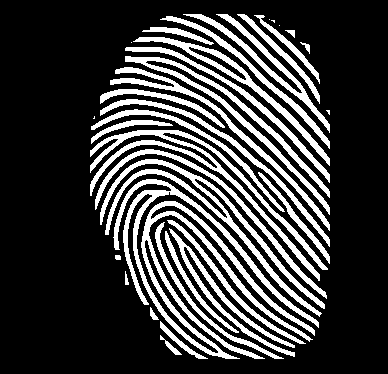
#> input picture code/Fingernet-Full-main/Fingernet-Full-main/Enhancement/101_1.bmp, 388 x 374 px, given as the content of the folder Automated-Latent-Fingerprint-Identification/Enhancement/temp, which was not available
$ python entire_liucheng.py   (older library calls are emulated)
#> lines starting #> are read from the running program, lines starting #| are printed output that depends on the picture; after the words box and inside, x2 and y2 are one past the last pixel; in counts of white or black regions, pixels touching at a corner belong together
### code/Fingernet-Full-main/Fingernet-Full-main/Enhancement/f_enhance_3420_NIST.py
"""
Python 近似实现 f_enhance_3420_NIST.m 的增强管线。

返回:
    binim (H,W) bool
    mask  (H,W) bool
    cimg1, cimg2 - coherence / 可选增强输出 (H,W) float
    oimg1, oimg2 - orientation fields (H,W) radians
"""
import numpy as np
import cv2
from scipy.ndimage import gaussian_filter
from skimage.filters import sobel_h, sobel_v
from skimage.util import view_as_blocks
from compute_coherence import compute_coherence
from dist2 import dist2

def fft_enhance_cubs(img, blocks):
    img = np.asarray(img, dtype=np.uint8)
    if blocks == -1:
        # global unsharp / high-pass enhancement
        img_f = cv2.GaussianBlur(img, (0,0), 3)
        enhanced = cv2.addWeighted(img, 1.5, img_f, -0.5, 0)
        return enhanced.astype(np.uint8), None
    # approximate per-block CLAHE where tileGridSize ~= blocks
    b = max(1, int(blocks))
    clahe = cv2.createCLAHE(clipLimit=2.0, tileGridSize=(b, b))
    enhanced = clahe.apply(img)
    return enhanced.astype(np.uint8), None

def ridgesegment(img, blksze=16, thresh=0.05):
    im = img.astype(np.float32)
    h, w = im.shape
    # normalize: zero mean, unit std per block
    normim = np.zeros_like(im)
    mask = np.zeros((h, w), dtype=bool)
    bs = blksze
    for y in range(0, h, bs):
        for x in range(0, w, bs):
            y1, y2 = y, min(h, y+bs)
            x1, x2 = x, min(w, x+bs)
            block = im[y1:y2, x1:x2]
            if block.size == 0: continue
            m = block.mean()
            s = block.std()
            if s < 1e-6:
                normim[y1:y2, x1:x2] = 0
            else:
                normim[y1:y2, x1:x2] = (block - m) / s
            mask[y1:y2, x1:x2] = (s > thresh*255.0)
    return normim, mask

def ridgeorient(normim, gradientsigma=1, blocksigma=3, orientsmoothsigma=3):
    # gradient-based orientation estimation
    gx = sobel_h(normim)
    gy = sobel_v(normim)
    Gxx = gaussian_filter(gx*gx, gradientsigma)
    Gyy = gaussian_filter(gy*gy, gradientsigma)
    Gxy = gaussian_filter(gx*gy, gradientsigma)
    # orientation: 0..pi (unsigned)
    denom = (Gxx - Gyy)
    orient = 0.5 * np.arctan2(2*Gxy, denom + 1e-12)  # range -pi/2..pi/2
    orient = np.mod(orient + np.pi, np.pi)  # map to [0,pi)
    # smooth orientation via vector smoothing (double-angle)
    cos2 = np.cos(2*orient)
    sin2 = np.sin(2*orient)
    cos2s = gaussian_filter(cos2, orientsmoothsigma)
    sin2s = gaussian_filter(sin2, orientsmoothsigma)
    orient_sm = 0.5 * np.arctan2(sin2s, cos2s)
    orient_sm = np.mod(orient_sm + np.pi, np.pi)
    # produce a simple reliability measure from coherence of gradients
    coherence = (np.sqrt((Gxx - Gyy)**2 + (2*Gxy)**2) / (Gxx + Gyy + 1e-12))
    return orient_sm, coherence

def ridgefreq(normim, mask, orient, block_size=32, minWaveLength=3, maxWaveLength=15):
    h, w = normim.shape
    freq = np.zeros((h,w), dtype=float)
    freqs = []
    bs = block_size
    for y in range(0, h-bs+1, bs):
        for x in range(0, w-bs+1, bs):
            blk = normim[y:y+bs, x:x+bs]
            msk = mask[y:y+bs, x:x+bs]
            if np.sum(msk) < (bs*bs*0.1): continue
            ang = np.median(orient[y:y+bs, x:x+bs])
            # rotate block to make ridges roughly vertical
            M = cv2.getRotationMatrix2D((bs/2, bs/2), -np.degrees(ang), 1.0)
            rot = cv2.warpAffine(blk, M, (bs,bs), flags=cv2.INTER_LINEAR, borderMode=cv2.BORDER_REPLICATE)
            proj = np.mean(rot, axis=1)  # projection along columns
            # find peaks in proj
            proj = (proj - proj.mean())
            # FFT to find dominant frequency
            N = proj.size
            if N < 4:
                continue
            f = np.abs(np.fft.rfft(proj))
            peak = np.argmax(f[1:]) + 1
            wavelength = N / (peak + 1e-12)
            if minWaveLength <= wavelength <= maxWaveLength:
                freq_val = 1.0 / wavelength
                freq[y:y+bs, x:x+bs] = freq_val
                freqs.append(freq_val)
    if len(freqs) == 0:
        medfreq = 0.1
    else:
        medfreq = float(np.median(freqs))
    return freq, medfreq

def ridgefilter(normim, orient, freq, kx=0.5, ky=0.5, gain=1.0):
    # blockwise Gabor filtering using median frequency (freq may be array or scalar)
    h, w = normim.shape
    filtered = np.zeros_like(normim)
    bs = 16
    medfreq = np.median(freq[freq>0]) if np.any(freq>0) else 0.1
    for y in range(0, h, bs):
        for x in range(0, w, bs):
            y1, y2 = y, min(h, y+bs)
            x1, x2 = x, min(w, x+bs)
            ang = np.median(orient[y1:y2, x1:x2])
            f = medfreq
            if f <= 0:
                f = 0.1
            # build Gabor kernel
            wavelength = 1.0 / f
            sigma_x = kx * wavelength
            sigma_y = ky * wavelength
            theta = ang
            # use OpenCV gabor kernel size
            ksize = int(max(3, np.round(max(3, 6*max(sigma_x, sigma_y)))))
            if ksize % 2 == 0: ksize += 1
            kern = cv2.getGaborKernel((ksize,ksize), sigma_x, theta, wavelength, 0.5, 0, ktype=cv2.CV_32F)
            patch = normim[y1:y2, x1:x2]
            if patch.size == 0: continue
            conv = cv2.filter2D(patch.astype(np.float32), -1, kern)
            filtered[y1:y2, x1:x2] = conv
    return filtered

# [64 lines left out: functions kNearestNeighbors, f_enhance_3420_NIST, not called in this run]

# 使用示例:
# import cv2
# img = cv2.imread('finger.png', cv2.IMREAD_GRAYSCALE)
# binim, mask, c1, c2, o1, o2, nbrIdx, nbrDist = f_enhance_3420_NIST(img)

### code/Fingernet-Full-main/Fingernet-Full-main/Enhancement/entire_liucheng.py
"""
读取文件夹中的指纹图像，进行增强、分割、方向计算、频率估计和滤波处理，并保存处理后的结果图像。
"""
import os
import glob
import cv2
import numpy as np
from matplotlib import pyplot as plt
from f_enhance_3420_NIST import ridgesegment, ridgeorient, ridgefreq, ridgefilter
from f_enhance_3420_NIST import fft_enhance_cubs

def imadjust_simple(img, in_range=(0.3, 0.7)):
    """类似 MATLAB imadjust，将输入强度区间映射到 [0, 255]"""
    lo, hi = in_range
    lo_v = lo * 255.0
    hi_v = hi * 255.0
    imgf = img.astype(np.float32)
    out = (imgf - lo_v) * (255.0 / max(1e-8, (hi_v - lo_v)))
    out = np.clip(out, 0, 255).astype(np.uint8)
    return out


def process_fingerprint_images(input_folder, output_folder):
    """处理文件夹中的所有指纹图像"""
    # 创建输出文件夹
    os.makedirs(output_folder, exist_ok=True)

    # 获取所有 .bmp 图像文件
    pattern = os.path.join(input_folder, '*.bmp')
    files = glob.glob(pattern)
    if not files:
        print("No .bmp files found in", input_folder)
        return

    for file in files:
        base = os.path.basename(file)
        name, _ = os.path.splitext(base)

        # 读取指纹图像
        img = cv2.imread(file, cv2.IMREAD_UNCHANGED)
#> img: shape (374, 388); 23.9% white; 35 white regions (6 under 20 px), largest, box (x1, y1, x2, y2) and area: (113, 179, 319, 359) 6904, (90, 130, 328, 281) 3274, (100, 159, 325, 317) 3205
        if img is None:
            print("Failed to read", file)
            continue

        # 灰度化
        if img.ndim == 3 and img.shape[2] == 3:
            im_gray = cv2.cvtColor(img, cv2.COLOR_BGR2GRAY).astype(float)
        else:
            im_gray = img.astype(float)

        # Step 1: Enhance image using FFT (multi-scale enhancement)
        # 增强图像
        enhanced_img, _ = fft_enhance_cubs(im_gray, 6)
        enhanced_img, _ = fft_enhance_cubs(enhanced_img, 12)
        enhanced_img, cimg2 = fft_enhance_cubs(enhanced_img, 24)

        # Step 2: Segment the image and normalize it
        blksze = 16
        thresh = 0.1
        normim, mask = ridgesegment(enhanced_img, blksze, thresh)
#> after the loop in ridgesegment, `for y in range(0, h, bs):`:
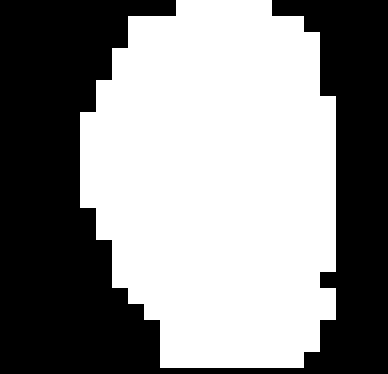
#> mask: shape (374, 388) bool; 53.8% white; 1 black region, box (x1, y1, x2, y2) and area: (0, 0, 388, 374) 67032
#> after the loop in ridgesegment, `for y in range(0, h, bs):`:
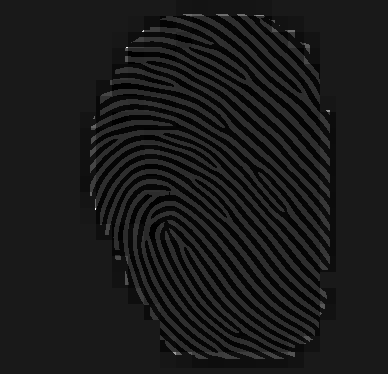
#> normim: shape (374, 388) float32; min -1.26, max 11.27, mean -1.26e-09; drawn with min black and max white

        # Step 3: Compute the ridge orientation and reliability
        orientim, reliability = ridgeorient(normim, 1, 5, 5)
#> in ridgeorient, `orient_sm = np.mod(orient_sm + np.pi, np.pi)`:
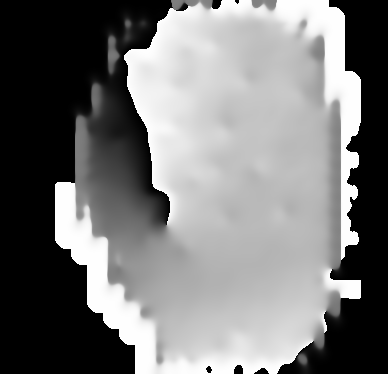
#> orient_sm: shape (374, 388) float32; min 0, max 3.14, mean 1.48; drawn with min black and max white

        # Step 4: Estimate the ridge frequency
        freq, medfreq = ridgefreq(normim, mask, orientim, 36, 5, 15)
#> after the loop in ridgefreq, `for y in range(0, h-bs+1, bs):`: blk: shape (36, 36) float32; every value is 0
#> after the loop in ridgefreq, `for y in range(0, h-bs+1, bs):`:
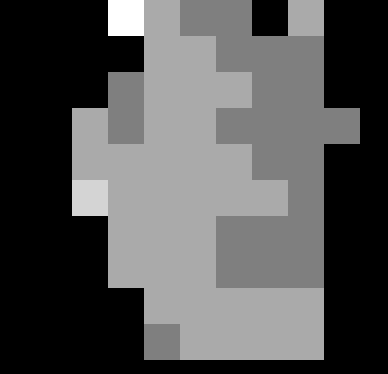
#> freq: shape (374, 388) float64; min 0, max 0.167, mean 0.0546; drawn with min black and max white
#> after the loop in ridgefreq, `for y in range(0, h-bs+1, bs):`:
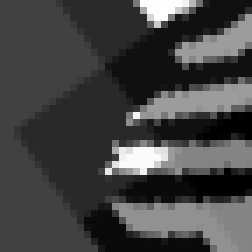
#> rot: shape (36, 36) float32 (shown 7 times larger); min -0.984, max 2.85, mean 0.0431; drawn with min black and max white
#> after the loop in ridgefreq, `for y in range(0, h-bs+1, bs):`: freqs = 60 values, max 0.167 at index 0, min 0.0833 at index 2, mean 0.102
#> in ridgefreq, `medfreq = float(np.median(freqs))`: medfreq = 0.111
#> medfreq = 0.111

        # Step 5: Apply ridge filter to enhance the ridge pattern
        freq_for_filter = medfreq * mask.astype(float)
        enhanced_ridges = ridgefilter(normim, orientim, freq_for_filter, 0.5, 0.5, 1)
#> after the loop in ridgefilter, `for y in range(0, h, bs):`:
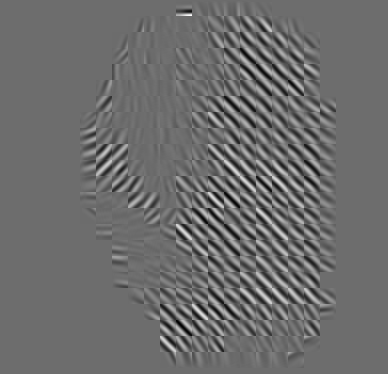
#> filtered: shape (374, 388) float32; min -102.9, max 137.7, mean -0.1; drawn with min black and max white

        # Step 6: Binarize the enhanced image based on median frequency
        binim = enhanced_ridges > medfreq
#> binim: shape (374, 388) bool; 26.4% white; 49 white regions (21 under 20 px), largest, box (x1, y1, x2, y2) and area: (80, 13, 336, 368) 27734, (167, 164, 336, 362) 3899, (176, 1, 336, 135) 1943

        # Step 7: Create reliability mask based on reliability threshold
        relim = np.logical_and.reduce([binim, mask.astype(bool), (reliability > 0.5)])
#> relim: shape (374, 388) bool; 25.7% white; 78 white regions (41 under 20 px), largest, box (x1, y1, x2, y2) and area: (80, 13, 336, 308) 19746, (112, 211, 285, 368) 7410, (167, 164, 320, 358) 3774

        # Save results
        cv2.imwrite(os.path.join(output_folder, f"{name}_enhanced.png"), enhanced_ridges)
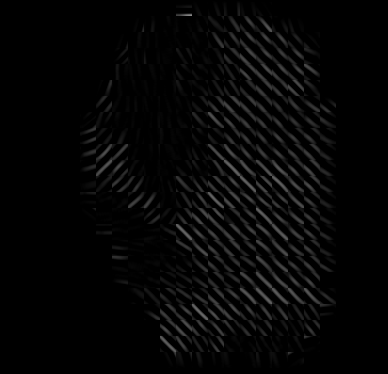
#> saved as 101_1_enhanced.png: shape (374, 388); min 0, max 138, mean 5.7
        cv2.imwrite(os.path.join(output_folder, f"{name}_binary.png"), (binim.astype(np.uint8) * 255))
        cv2.imwrite(os.path.join(output_folder, f"{name}_mask.png"), (mask.astype(np.uint8) * 255))
        cv2.imwrite(os.path.join(output_folder, f"{name}_reliability.png"), (reliability * 255).astype(np.uint8))

        print(f"Processed {base} and saved results to {output_folder}")


if __name__ == '__main__':
    # 输入和输出文件夹路径
    input_folder = '/home/tom/fingerprint-deepleaning/End-to-End-Automated-Latent-Fingerprint-Identification/Enhancement/temp'
    output_folder = '/home/tom/fingerprint-deepleaning/fingerprint_deeplearning_processed3'

    # 处理图像
    process_fingerprint_images(input_folder, output_folder)

$ run again, on code/Fingernet-Full-main/Fingernet-Full-main/Enhancement/101_5.bmp
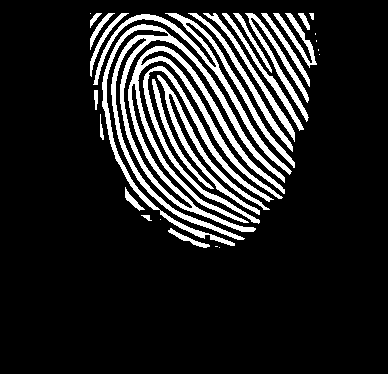
#> input picture code/Fingernet-Full-main/Fingernet-Full-main/Enhancement/101_5.bmp, 388 x 374 px, given as the content of the folder Automated-Latent-Fingerprint-Identification/Enhancement/temp, which was not available
#> img: shape (374, 388); 14.8% white; 30 white regions (8 under 20 px), largest, box (x1, y1, x2, y2) and area: (102, 24, 285, 246) 8957, (93, 13, 295, 175) 2711, (143, 66, 274, 224) 1869
#> after the loop in ridgefreq, `for y in range(0, h-bs+1, bs):`: freqs = 40 values, max 0.139 at index 3, min 0.0833 at index 16, mean 0.105
#> in ridgefreq, `medfreq = float(np.median(freqs))`: medfreq = 0.111
#> freq_for_filter: shape (374, 388) float64; values 0 (black) and 0.111 (white), 34.9% white; 1 white region, box (x1, y1, x2, y2) and area: (80, 0, 320, 256) 50688
#> after the loop in ridgefilter, `for y in range(0, h, bs):`:
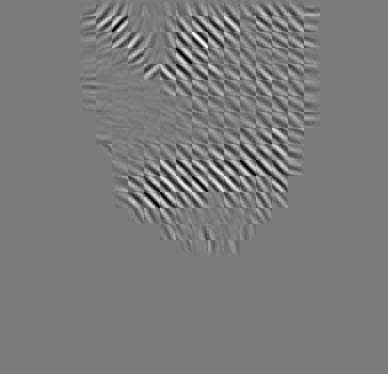
#> filtered: shape (374, 388) float32; min -99.29, max 104.9, mean 0; drawn with min black and max white
#> binim: shape (374, 388) bool; 17.1% white; 38 white regions (20 under 20 px), largest, box (x1, y1, x2, y2) and area: (80, 0, 320, 256) 19890, (80, 0, 166, 77) 2242, (275, 0, 320, 38) 359
#> relim: shape (374, 388) bool; 16.4% white; 65 white regions (37 under 20 px), largest, box (x1, y1, x2, y2) and area: (80, 0, 320, 256) 19039, (80, 0, 166, 77) 2174, (280, 7, 320, 38) 290
#> in process_fingerprint_images, `cv2.imwrite(os.path.join(output_folder, f"{name}_enhanced.png"), enhan..`:
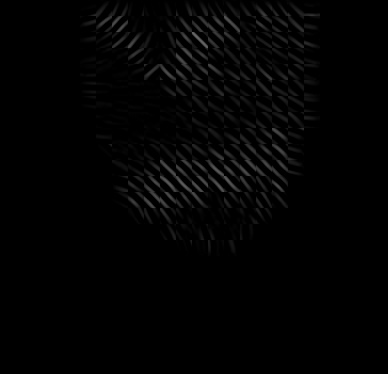
#> saved as 101_5_enhanced.png: shape (374, 388); min 0, max 105, mean 2.9
